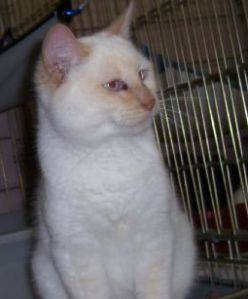
#> input picture data/train/cat/cat.10056.jpg, 248 x 299 px, found by its file name; its folder holds 4 pictures in this run
$ python index.py
#> lines starting #> are read from the running program, lines starting #| are printed output that depends on the picture
import os
import joblib
import numpy as np
from PIL import Image
from sklearn.model_selection import train_test_split
from sklearn.preprocessing import LabelEncoder
from sklearn.linear_model import LogisticRegression
import tkinter as tk

# 假设图片统一缩放到100x100像素


def load_images_from_folders(folder_path, label):
#> called with folder_path = 'data/train/cat', label = 0
    images = []
    labels = []

    for img_name in os.listdir(folder_path):
        img_path = os.path.join(folder_path, img_name)
        img = Image.open(img_path).convert('RGB')
#> img is the input picture: PIL image 248x299 RGB; mean R, G, B 100.6, 96.5, 97.1

        # 将图片缩放到指定大小
        desired_size = (100, 100)
        img_resized = img.resize(desired_size, Image.Resampling.LANCZOS)
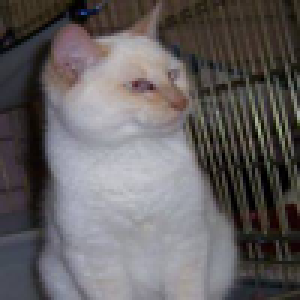
#> img_resized: PIL image 100x100 RGB (shown 3 times larger); mean R, G, B 100.6, 96.5, 97.1

        # 转换为numpy数组并归一化到[0,1]
        img_nd_arr = np.array(img_resized) / 255.0
        images.append(img_nd_arr.flatten())
        labels.append(label)
#> pass 2 of the loop in load_images_from_folders, `for img_name in os.listdir(folder_path):`:
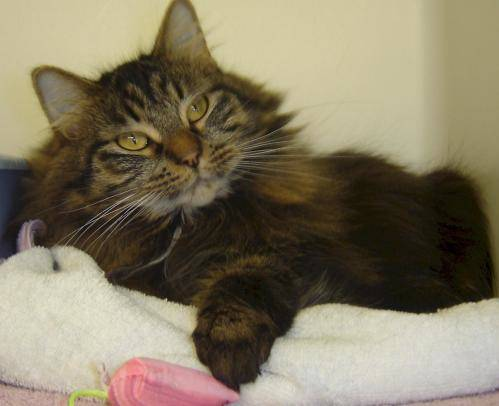
#> input picture data/train/cat/cat.10085.jpg, 499 x 406 px, found by its file name
#> in load_images_from_folders, img is the input picture: PIL image 499x406 RGB; mean R, G, B 130.7, 120.9, 98.1
#> in load_images_from_folders, `img_resized = img.resize(desired_size, Image.Resampling.LANCZOS)`:
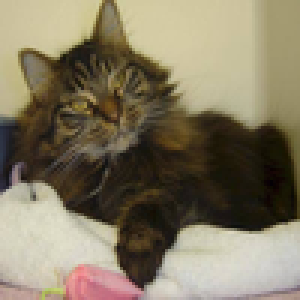
#> img_resized: PIL image 100x100 RGB (shown 3 times larger); mean R, G, B 130.6, 120.9, 98.1
#> pass 3 of the loop in load_images_from_folders, `for img_name in os.listdir(folder_path):`:
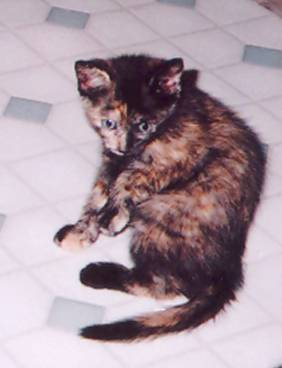
#> input picture data/train/cat/cat.10139.jpg, 282 x 368 px, found by its file name
#> in load_images_from_folders, img is the input picture: PIL image 282x368 RGB; mean R, G, B 170.9, 152.4, 162
#> in load_images_from_folders, `img_resized = img.resize(desired_size, Image.Resampling.LANCZOS)`:
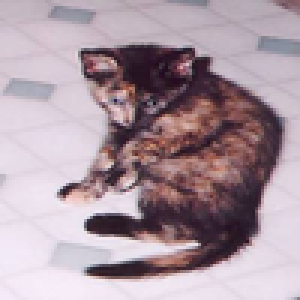
#> img_resized: PIL image 100x100 RGB (shown 3 times larger); mean R, G, B 170.9, 152.4, 162
#> the loop made 4 passes; the first 3 are shown

    images_nd_arr = np.array(images)
    labels_nd_arr = np.array(labels)

    print('shape', images_nd_arr.shape)
#| shape (4, 30000)

    return images_nd_arr, labels_nd_arr


train_cat_folder = 'data/train/cat'
train_dog_folder = 'data/train/dog'

x_train_cat, y_train_cat = load_images_from_folders(train_cat_folder, 0)
x_train_dog, y_train_dog = load_images_from_folders(train_dog_folder, 1)
#> (the run stopped early here; a loop or call above may not have finished)
